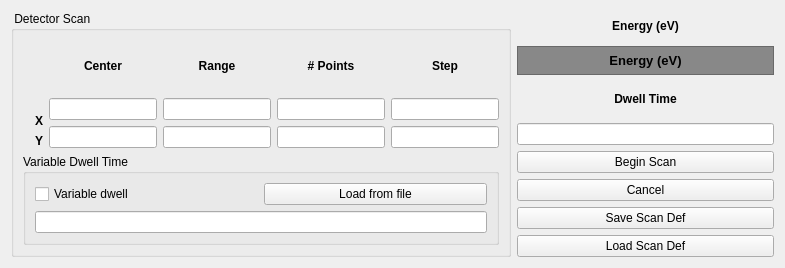
<?xml version="1.0" encoding="UTF-8"?>
<ui version="4.0">
 <class>Form</class>
 <widget class="QWidget" name="Form">
  <property name="geometry">
   <rect>
    <x>0</x>
    <y>0</y>
    <width>785</width>
    <height>268</height>
   </rect>
  </property>
  <property name="windowTitle">
   <string>Form</string>
  </property>
  <layout class="QHBoxLayout" name="horizontalLayout_3">
   <item>
    <widget class="QGroupBox" name="groupBox">
     <property name="title">
      <string> Detector Scan </string>
     </property>
     <layout class="QVBoxLayout" name="verticalLayout_7">
      <item>
       <layout class="QHBoxLayout" name="horizontalLayout">
        <item>
         <layout class="QVBoxLayout" name="verticalLayout">
          <item>
           <spacer name="verticalSpacer">
            <property name="orientation">
             <enum>Qt::Vertical</enum>
            </property>
            <property name="sizeHint" stdset="0">
             <size>
              <width>20</width>
              <height>40</height>
             </size>
            </property>
           </spacer>
          </item>
          <item>
           <widget class="QLabel" name="label_6">
            <property name="font">
             <font>
              <weight>75</weight>
              <bold>true</bold>
             </font>
            </property>
            <property name="text">
             <string>X</string>
            </property>
            <property name="alignment">
             <set>Qt::AlignRight|Qt::AlignTrailing|Qt::AlignVCenter</set>
            </property>
           </widget>
          </item>
          <item>
           <widget class="QLabel" name="label_8">
            <property name="font">
             <font>
              <weight>75</weight>
              <bold>true</bold>
             </font>
            </property>
            <property name="text">
             <string>Y</string>
            </property>
            <property name="alignment">
             <set>Qt::AlignRight|Qt::AlignTrailing|Qt::AlignVCenter</set>
            </property>
           </widget>
          </item>
         </layout>
        </item>
        <item>
         <layout class="QVBoxLayout" name="verticalLayout_2">
          <item>
           <widget class="QLabel" name="label_7">
            <property name="font">
             <font>
              <weight>75</weight>
              <bold>true</bold>
             </font>
            </property>
            <property name="text">
             <string>Center</string>
            </property>
            <property name="alignment">
             <set>Qt::AlignCenter</set>
            </property>
           </widget>
          </item>
          <item>
           <widget class="QLineEdit" name="xCentFld"/>
          </item>
          <item>
           <widget class="QLineEdit" name="yCentFld_2">
            <property name="text">
             <string/>
            </property>
           </widget>
          </item>
         </layout>
        </item>
        <item>
         <layout class="QVBoxLayout" name="verticalLayout_3">
          <item>
           <widget class="QLabel" name="label_9">
            <property name="font">
             <font>
              <weight>75</weight>
              <bold>true</bold>
             </font>
            </property>
            <property name="text">
             <string>Range</string>
            </property>
            <property name="alignment">
             <set>Qt::AlignCenter</set>
            </property>
           </widget>
          </item>
          <item>
           <widget class="QLineEdit" name="xRngFld"/>
          </item>
          <item>
           <widget class="QLineEdit" name="yRngFld">
            <property name="text">
             <string/>
            </property>
           </widget>
          </item>
         </layout>
        </item>
        <item>
         <layout class="QVBoxLayout" name="verticalLayout_4">
          <item>
           <widget class="QLabel" name="label_10">
            <property name="font">
             <font>
              <weight>75</weight>
              <bold>true</bold>
             </font>
            </property>
            <property name="text">
             <string># Points</string>
            </property>
            <property name="alignment">
             <set>Qt::AlignCenter</set>
            </property>
           </widget>
          </item>
          <item>
           <widget class="QLineEdit" name="xPntsFld"/>
          </item>
          <item>
           <widget class="QLineEdit" name="yPntsFld">
            <property name="text">
             <string/>
            </property>
           </widget>
          </item>
         </layout>
        </item>
        <item>
         <layout class="QVBoxLayout" name="verticalLayout_5">
          <item>
           <widget class="QLabel" name="label_11">
            <property name="font">
             <font>
              <weight>75</weight>
              <bold>true</bold>
             </font>
            </property>
            <property name="text">
             <string>Step</string>
            </property>
            <property name="alignment">
             <set>Qt::AlignCenter</set>
            </property>
           </widget>
          </item>
          <item>
           <widget class="QLineEdit" name="xStepFld"/>
          </item>
          <item>
           <widget class="QLineEdit" name="yStepFld">
            <property name="text">
             <string/>
            </property>
           </widget>
          </item>
         </layout>
        </item>
       </layout>
      </item>
      <item>
       <widget class="QGroupBox" name="groupBox_2">
        <property name="title">
         <string>Variable Dwell Time </string>
        </property>
        <layout class="QVBoxLayout" name="verticalLayout_6">
         <item>
          <layout class="QHBoxLayout" name="horizontalLayout_2">
           <item>
            <widget class="QCheckBox" name="varDwellChkBx">
             <property name="text">
              <string>Variable dwell</string>
             </property>
            </widget>
           </item>
           <item>
            <widget class="QPushButton" name="loadBtn">
             <property name="text">
              <string>Load from file</string>
             </property>
            </widget>
           </item>
          </layout>
         </item>
         <item>
          <widget class="QLineEdit" name="lineEdit"/>
         </item>
        </layout>
       </widget>
      </item>
     </layout>
    </widget>
   </item>
   <item>
    <layout class="QVBoxLayout" name="verticalLayout_11">
     <item>
      <layout class="QVBoxLayout" name="verticalLayout_10">
       <item>
        <widget class="QLabel" name="label_12">
         <property name="font">
          <font>
           <weight>75</weight>
           <bold>true</bold>
          </font>
         </property>
         <property name="text">
          <string>Energy (eV)</string>
         </property>
         <property name="alignment">
          <set>Qt::AlignCenter</set>
         </property>
        </widget>
       </item>
       <item>
        <widget class="QLabel" name="energyFbkFld">
         <property name="palette">
          <palette>
           <active>
            <colorrole role="WindowText">
             <brush brushstyle="SolidPattern">
              <color alpha="255">
               <red>0</red>
               <green>0</green>
               <blue>0</blue>
              </color>
             </brush>
            </colorrole>
            <colorrole role="Button">
             <brush brushstyle="SolidPattern">
              <color alpha="255">
               <red>136</red>
               <green>136</green>
               <blue>136</blue>
              </color>
             </brush>
            </colorrole>
            <colorrole role="Light">
             <brush brushstyle="SolidPattern">
              <color alpha="255">
               <red>204</red>
               <green>204</green>
               <blue>204</blue>
              </color>
             </brush>
            </colorrole>
            <colorrole role="Midlight">
             <brush brushstyle="SolidPattern">
              <color alpha="255">
               <red>170</red>
               <green>170</green>
               <blue>170</blue>
              </color>
             </brush>
            </colorrole>
            <colorrole role="Dark">
             <brush brushstyle="SolidPattern">
              <color alpha="255">
               <red>68</red>
               <green>68</green>
               <blue>68</blue>
              </color>
             </brush>
            </colorrole>
            <colorrole role="Mid">
             <brush brushstyle="SolidPattern">
              <color alpha="255">
               <red>91</red>
               <green>91</green>
               <blue>91</blue>
              </color>
             </brush>
            </colorrole>
            <colorrole role="Text">
             <brush brushstyle="SolidPattern">
              <color alpha="255">
               <red>0</red>
               <green>0</green>
               <blue>0</blue>
              </color>
             </brush>
            </colorrole>
            <colorrole role="BrightText">
             <brush brushstyle="SolidPattern">
              <color alpha="255">
               <red>255</red>
               <green>255</green>
               <blue>255</blue>
              </color>
             </brush>
            </colorrole>
            <colorrole role="ButtonText">
             <brush brushstyle="SolidPattern">
              <color alpha="255">
               <red>0</red>
               <green>0</green>
               <blue>0</blue>
              </color>
             </brush>
            </colorrole>
            <colorrole role="Base">
             <brush brushstyle="SolidPattern">
              <color alpha="255">
               <red>255</red>
               <green>255</green>
               <blue>255</blue>
              </color>
             </brush>
            </colorrole>
            <colorrole role="Window">
             <brush brushstyle="SolidPattern">
              <color alpha="255">
               <red>136</red>
               <green>136</green>
               <blue>136</blue>
              </color>
             </brush>
            </colorrole>
            <colorrole role="Shadow">
             <brush brushstyle="SolidPattern">
              <color alpha="255">
               <red>0</red>
               <green>0</green>
               <blue>0</blue>
              </color>
             </brush>
            </colorrole>
            <colorrole role="AlternateBase">
             <brush brushstyle="SolidPattern">
              <color alpha="255">
               <red>195</red>
               <green>195</green>
               <blue>195</blue>
              </color>
             </brush>
            </colorrole>
            <colorrole role="ToolTipBase">
             <brush brushstyle="SolidPattern">
              <color alpha="255">
               <red>255</red>
               <green>255</green>
               <blue>220</blue>
              </color>
             </brush>
            </colorrole>
            <colorrole role="ToolTipText">
             <brush brushstyle="SolidPattern">
              <color alpha="255">
               <red>0</red>
               <green>0</green>
               <blue>0</blue>
              </color>
             </brush>
            </colorrole>
           </active>
           <inactive>
            <colorrole role="WindowText">
             <brush brushstyle="SolidPattern">
              <color alpha="255">
               <red>0</red>
               <green>0</green>
               <blue>0</blue>
              </color>
             </brush>
            </colorrole>
            <colorrole role="Button">
             <brush brushstyle="SolidPattern">
              <color alpha="255">
               <red>136</red>
               <green>136</green>
               <blue>136</blue>
              </color>
             </brush>
            </colorrole>
            <colorrole role="Light">
             <brush brushstyle="SolidPattern">
              <color alpha="255">
               <red>204</red>
               <green>204</green>
               <blue>204</blue>
              </color>
             </brush>
            </colorrole>
            <colorrole role="Midlight">
             <brush brushstyle="SolidPattern">
              <color alpha="255">
               <red>170</red>
               <green>170</green>
               <blue>170</blue>
              </color>
             </brush>
            </colorrole>
            <colorrole role="Dark">
             <brush brushstyle="SolidPattern">
              <color alpha="255">
               <red>68</red>
               <green>68</green>
               <blue>68</blue>
              </color>
             </brush>
            </colorrole>
            <colorrole role="Mid">
             <brush brushstyle="SolidPattern">
              <color alpha="255">
               <red>91</red>
               <green>91</green>
               <blue>91</blue>
              </color>
             </brush>
            </colorrole>
            <colorrole role="Text">
             <brush brushstyle="SolidPattern">
              <color alpha="255">
               <red>0</red>
               <green>0</green>
               <blue>0</blue>
              </color>
             </brush>
            </colorrole>
            <colorrole role="BrightText">
             <brush brushstyle="SolidPattern">
              <color alpha="255">
               <red>255</red>
               <green>255</green>
               <blue>255</blue>
              </color>
             </brush>
            </colorrole>
            <colorrole role="ButtonText">
             <brush brushstyle="SolidPattern">
              <color alpha="255">
               <red>0</red>
               <green>0</green>
               <blue>0</blue>
              </color>
             </brush>
            </colorrole>
            <colorrole role="Base">
             <brush brushstyle="SolidPattern">
              <color alpha="255">
               <red>255</red>
               <green>255</green>
               <blue>255</blue>
              </color>
             </brush>
            </colorrole>
            <colorrole role="Window">
             <brush brushstyle="SolidPattern">
              <color alpha="255">
               <red>136</red>
               <green>136</green>
               <blue>136</blue>
              </color>
             </brush>
            </colorrole>
            <colorrole role="Shadow">
             <brush brushstyle="SolidPattern">
              <color alpha="255">
               <red>0</red>
               <green>0</green>
               <blue>0</blue>
              </color>
             </brush>
            </colorrole>
            <colorrole role="AlternateBase">
             <brush brushstyle="SolidPattern">
              <color alpha="255">
               <red>195</red>
               <green>195</green>
               <blue>195</blue>
              </color>
             </brush>
            </colorrole>
            <colorrole role="ToolTipBase">
             <brush brushstyle="SolidPattern">
              <color alpha="255">
               <red>255</red>
               <green>255</green>
               <blue>220</blue>
              </color>
             </brush>
            </colorrole>
            <colorrole role="ToolTipText">
             <brush brushstyle="SolidPattern">
              <color alpha="255">
               <red>0</red>
               <green>0</green>
               <blue>0</blue>
              </color>
             </brush>
            </colorrole>
           </inactive>
           <disabled>
            <colorrole role="WindowText">
             <brush brushstyle="SolidPattern">
              <color alpha="255">
               <red>68</red>
               <green>68</green>
               <blue>68</blue>
              </color>
             </brush>
            </colorrole>
            <colorrole role="Button">
             <brush brushstyle="SolidPattern">
              <color alpha="255">
               <red>136</red>
               <green>136</green>
               <blue>136</blue>
              </color>
             </brush>
            </colorrole>
            <colorrole role="Light">
             <brush brushstyle="SolidPattern">
              <color alpha="255">
               <red>204</red>
               <green>204</green>
               <blue>204</blue>
              </color>
             </brush>
            </colorrole>
            <colorrole role="Midlight">
             <brush brushstyle="SolidPattern">
              <color alpha="255">
               <red>170</red>
               <green>170</green>
               <blue>170</blue>
              </color>
             </brush>
            </colorrole>
            <colorrole role="Dark">
             <brush brushstyle="SolidPattern">
              <color alpha="255">
               <red>68</red>
               <green>68</green>
               <blue>68</blue>
              </color>
             </brush>
            </colorrole>
            <colorrole role="Mid">
             <brush brushstyle="SolidPattern">
              <color alpha="255">
               <red>91</red>
               <green>91</green>
               <blue>91</blue>
              </color>
             </brush>
            </colorrole>
            <colorrole role="Text">
             <brush brushstyle="SolidPattern">
              <color alpha="255">
               <red>68</red>
               <green>68</green>
               <blue>68</blue>
              </color>
             </brush>
            </colorrole>
            <colorrole role="BrightText">
             <brush brushstyle="SolidPattern">
              <color alpha="255">
               <red>255</red>
               <green>255</green>
               <blue>255</blue>
              </color>
             </brush>
            </colorrole>
            <colorrole role="ButtonText">
             <brush brushstyle="SolidPattern">
              <color alpha="255">
               <red>68</red>
               <green>68</green>
               <blue>68</blue>
              </color>
             </brush>
            </colorrole>
            <colorrole role="Base">
             <brush brushstyle="SolidPattern">
              <color alpha="255">
               <red>136</red>
               <green>136</green>
               <blue>136</blue>
              </color>
             </brush>
            </colorrole>
            <colorrole role="Window">
             <brush brushstyle="SolidPattern">
              <color alpha="255">
               <red>136</red>
               <green>136</green>
               <blue>136</blue>
              </color>
             </brush>
            </colorrole>
            <colorrole role="Shadow">
             <brush brushstyle="SolidPattern">
              <color alpha="255">
               <red>0</red>
               <green>0</green>
               <blue>0</blue>
              </color>
             </brush>
            </colorrole>
            <colorrole role="AlternateBase">
             <brush brushstyle="SolidPattern">
              <color alpha="255">
               <red>136</red>
               <green>136</green>
               <blue>136</blue>
              </color>
             </brush>
            </colorrole>
            <colorrole role="ToolTipBase">
             <brush brushstyle="SolidPattern">
              <color alpha="255">
               <red>255</red>
               <green>255</green>
               <blue>220</blue>
              </color>
             </brush>
            </colorrole>
            <colorrole role="ToolTipText">
             <brush brushstyle="SolidPattern">
              <color alpha="255">
               <red>0</red>
               <green>0</green>
               <blue>0</blue>
              </color>
             </brush>
            </colorrole>
           </disabled>
          </palette>
         </property>
         <property name="font">
          <font>
           <pointsize>10</pointsize>
           <weight>75</weight>
           <bold>true</bold>
          </font>
         </property>
         <property name="autoFillBackground">
          <bool>true</bool>
         </property>
         <property name="frameShape">
          <enum>QFrame::StyledPanel</enum>
         </property>
         <property name="text">
          <string>Energy (eV)</string>
         </property>
         <property name="alignment">
          <set>Qt::AlignCenter</set>
         </property>
        </widget>
       </item>
      </layout>
     </item>
     <item>
      <layout class="QVBoxLayout" name="verticalLayout_9">
       <item>
        <widget class="QLabel" name="label_13">
         <property name="font">
          <font>
           <weight>75</weight>
           <bold>true</bold>
          </font>
         </property>
         <property name="text">
          <string>Dwell Time</string>
         </property>
         <property name="alignment">
          <set>Qt::AlignCenter</set>
         </property>
        </widget>
       </item>
       <item>
        <widget class="QLineEdit" name="dwellTimeFld"/>
       </item>
      </layout>
     </item>
     <item>
      <layout class="QVBoxLayout" name="verticalLayout_8">
       <item>
        <widget class="QPushButton" name="beginScanBtn">
         <property name="text">
          <string>Begin Scan</string>
         </property>
        </widget>
       </item>
       <item>
        <widget class="QPushButton" name="cancelBtn">
         <property name="text">
          <string>Cancel</string>
         </property>
        </widget>
       </item>
       <item>
        <widget class="QPushButton" name="saveScanBtn">
         <property name="text">
          <string>Save Scan Def</string>
         </property>
        </widget>
       </item>
       <item>
        <widget class="QPushButton" name="loadScanBtn">
         <property name="text">
          <string>Load Scan Def</string>
         </property>
        </widget>
       </item>
      </layout>
     </item>
    </layout>
   </item>
  </layout>
 </widget>
 <resources/>
 <connections/>
</ui>
